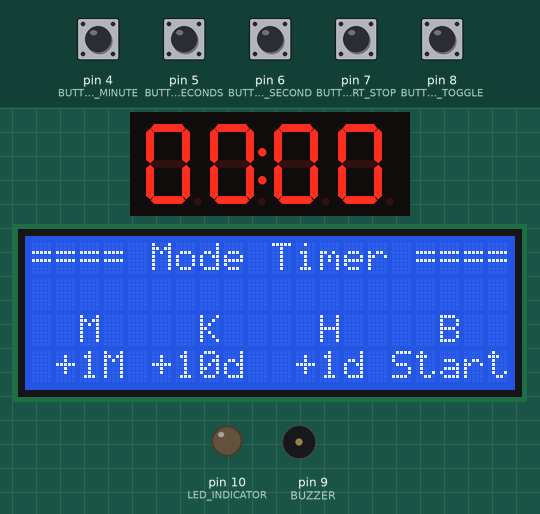
A sketch run on a simulated Arduino Uno, built with avr-gcc and run on an emulated ATmega328P. Shown: 4-digit seven-segment display, 20×4 character LCD, output pins drawn as LEDs (lit = HIGH), buzzer (waves = sounding, pin HIGH). The inputs (shaded band) are chosen by the test bench; at power-on: pin 4 (BUTTON_ADD_MINUTE), pin 5 (BUTTON_ADD_TEN_SECONDS), pin 6 (BUTTON_ADD_ONE_SECOND), pin 7 (BUTTON_START_STOP), pin 8 (BUTTON_PMDR_TOGGLE) HIGH.

Above: at 2.4 s.
2.5 s: pin 8 (BUTTON_PMDR_TOGGLE) pulled LOW for 0.15 s
At 3.1 s:
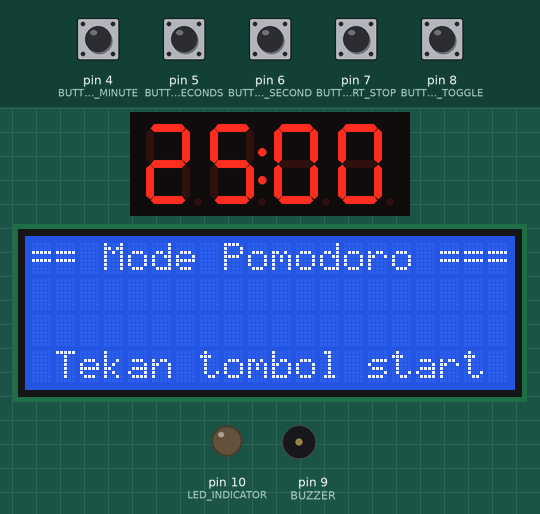
4.1 s: pin 7 (BUTTON_START_STOP) pulled LOW for 0.15 s
At 5.0 s:
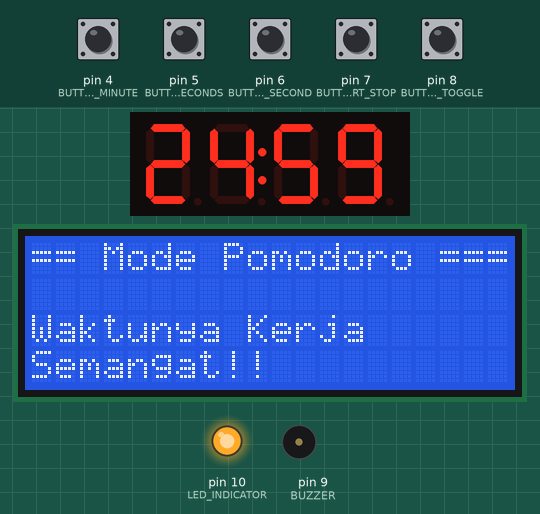
7.2 s: pin 7 (BUTTON_START_STOP) pulled LOW for 1 s
At 8.3 s:
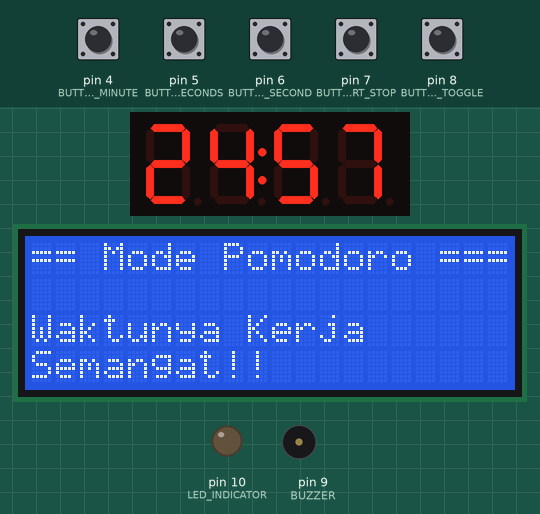
9.7 s: pin 7 (BUTTON_START_STOP) pulled LOW for 0.15 s
At 10.6 s:
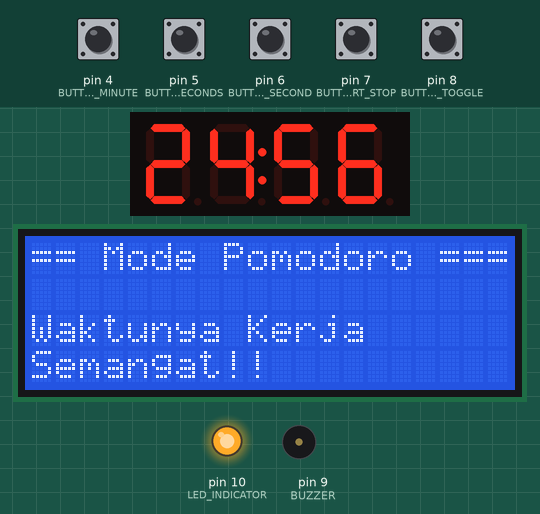
Timing chart, 0 to 12.3 s (numbered marks = the images above; inputs shaded):
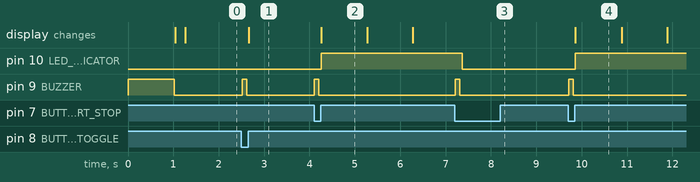

The sketch:

TimerPomodoro.ino
```cpp
#include <Arduino.h>
#include <TM1637Display.h>
#include <Wire.h>
#include <LiquidCrystal_I2C.h>

// Definisi pin I/O
#define CLK 2
#define DIO 3
#define BUTTON_ADD_MINUTE 4
#define BUTTON_ADD_TEN_SECONDS 5
#define BUTTON_ADD_ONE_SECOND 6
#define BUTTON_START_STOP 7
#define BUTTON_PMDR_TOGGLE 8
#define BUZZER 9
#define LED_INDICATOR 10

// Segment buat nampilin "dOnE"
const uint8_t SEG_DONE[] = {
  SEG_B | SEG_C | SEG_D | SEG_E | SEG_G,           // d
  SEG_A | SEG_B | SEG_C | SEG_D | SEG_E | SEG_F,   // O
  SEG_C | SEG_E | SEG_G,                           // n
  SEG_A | SEG_D | SEG_E | SEG_F | SEG_G            // E
};

// Segment buat nampilin "----"
const uint8_t SEG_DASHDASH[] = { SEG_G, SEG_G, SEG_G, SEG_G};

// Inisialisasi state awal button
bool addMinuteButtonState = false;
bool addTenSecondsButtonState = false;
bool addOneSecondButtonState = false;
bool startStopButtonState = false;
bool pmdrButtonState = false;

// Inisialisasi waktu debounce button
unsigned long lastDebounceTimeAddMinute = 0;
unsigned long lastDebounceTimeAddTenSeconds = 0;
unsigned long lastDebounceTimeAddOneSecond = 0;
unsigned long lastDebounceTimeStartStop = 0;
unsigned long lastDebounceTimePmdr = 0;

unsigned long debounceDelay = 50; // Waktu debounce button (ms)

unsigned long lastUpdateTime = 0;
unsigned long updateDelay = 1000; // Interval update (ms)

unsigned long timerSeconds = 0; // Total waktu (s)

// Inisialisasi mode default
bool pmdrMode = false;
byte pmdrWork = 0;
bool timerRunning = false;
bool timerDone = false;

// Inisialisasi 7 Segment dan LCD
TM1637Display display(CLK, DIO);
LiquidCrystal_I2C lcd(0x27, 20, 4);

void setup() {
  // Inisialisasi pin I/O
  pinMode(BUTTON_ADD_MINUTE, INPUT_PULLUP);
  pinMode(BUTTON_ADD_TEN_SECONDS, INPUT_PULLUP);
  pinMode(BUTTON_ADD_ONE_SECOND, INPUT_PULLUP);
  pinMode(BUTTON_START_STOP, INPUT_PULLUP);
  pinMode(BUTTON_PMDR_TOGGLE, INPUT_PULLUP);
  pinMode(BUZZER, OUTPUT);
  pinMode(LED_INDICATOR, OUTPUT);

  display.setBrightness(9);
  beepAndDisplay(SEG_DASHDASH, 1000, 100);

  lcd.begin(20, 4);
  lcd.backlight();
  lcd.clear();
}

void loop() {
  // Periksa state tombol dan debounce
  if (debounceButton(BUTTON_PMDR_TOGGLE, pmdrButtonState, lastDebounceTimePmdr) && !timerRunning) {
    justBeep();
    pmdrMode = !pmdrMode;
    lcd.clear();
    if (pmdrMode) {
      lcd.setCursor(0, 0);
      lcd.print("== Mode Pomodoro ===");
      lcd.setCursor(0, 3);
      lcd.print(" Tekan tombol start");
      pmdrWork = 0;
      pmdrCycleTimer();
    } else {
      timerSeconds = 0;
    }
  }

  if (!pmdrMode) {
    lcd.setCursor(0, 0);
    lcd.print("==== Mode Timer ====");
    lcd.setCursor(0, 2);
    lcd.print("  M    K    H    B");
    lcd.setCursor(0, 3);
    lcd.print(" +1M +10d  +1d Start");

    if (debounceButton(BUTTON_ADD_MINUTE, addMinuteButtonState, lastDebounceTimeAddMinute) && !timerRunning) {
      justBeep();
      if (timerSeconds <= 5939) { // Pastikan tidak melebihi 5999
        timerSeconds += 60; // Tambah waktu 1 menit
      }
    }

    if (debounceButton(BUTTON_ADD_TEN_SECONDS, addTenSecondsButtonState, lastDebounceTimeAddTenSeconds) && !timerRunning) {
      justBeep();
      if (timerSeconds <= 5989) { // Pastikan tidak melebihi 5999
        timerSeconds += 10; // Tambah waktu 10 detik
      }
    }

    if (debounceButton(BUTTON_ADD_ONE_SECOND, addOneSecondButtonState, lastDebounceTimeAddOneSecond) && !timerRunning) {
      justBeep();
      if (timerSeconds < 5999) { // Pastikan tidak melebihi 5999
        timerSeconds++; // Tambah waktu 1 detik
      }
    }

    if (debounceButton(BUTTON_START_STOP, startStopButtonState, lastDebounceTimeStartStop) && timerSeconds > 0) {
      justBeep();
      timerRunning = !timerRunning; // Mulai/stop timer
    }

  } else {
    if (debounceButton(BUTTON_START_STOP, startStopButtonState, lastDebounceTimeStartStop) && timerSeconds > 0) {
      justBeep();
      lcd.setCursor(0, 3);
      lcd.print("                    ");
      if (pmdrWork % 8 == 0) {
        lcd.setCursor(0, 2);
        lcd.print("Waktunya Istirahat");
        lcd.setCursor(0, 3);
        lcd.print("Ngopi dulu ga sih   ");
      } else if (pmdrWork % 2 == 0) {
        lcd.setCursor(0, 2);
        lcd.print("Waktunya Istirahat");
        lcd.setCursor(0, 3);
        lcd.print("Santai duluuu       ");
      } else {
        lcd.setCursor(0, 2);
        lcd.print("Waktunya Kerja");
        lcd.setCursor(0, 3);
        lcd.print("Semangat!!          ");
      }
      timerRunning = !timerRunning; // Mulai/stop timer
    }
  }

  // Indikator LED
  digitalWrite(LED_INDICATOR, timerRunning ? HIGH : LOW);

  // Update timer
  if (timerRunning && millis() - lastUpdateTime >= updateDelay) {
    lastUpdateTime = millis();
    if (timerSeconds > 0) {
      timerSeconds--; // Countdown timer
    } else {
      timerRunning = !timerRunning;;
      timerDone = !timerDone;
      if (pmdrMode) {
        beepAndDisplay(SEG_DONE, 700, 500);
        beepAndDisplay(SEG_DONE, 700, 500);
        beepAndDisplay(SEG_DONE, 700, 500);
        pmdrCycleTimer();
      } else {
        beepAndDisplay(SEG_DONE, 700, 500);
        beepAndDisplay(SEG_DONE, 700, 500);
        beepAndDisplay(SEG_DONE, 700, 500);
      }
    }
  }

  // Tampilan LCD di Mode Pomodoro
  if (timerDone && pmdrMode) {
    lcd.setCursor(0, 1);
    lcd.print("                   ");
    lcd.setCursor(0, 2);
    lcd.print("                   ");
    lcd.setCursor(0, 3);
    lcd.print(" Tekan tombol start");
    delay(1500);
    timerDone = !timerDone;
  } else {
    // Format tampilan MM:SS
    unsigned int minutes = timerSeconds / 60;
    unsigned int seconds = timerSeconds % 60;
    int displayValue = minutes * 100 + seconds;
    display.showNumberDecEx(displayValue, 0b01000000, true);
  }
}

// Fungsi untuk debounce tombol
bool debounceButton(int buttonPin, bool &buttonState, unsigned long &lastDebounceTime) {
  bool reading = digitalRead(buttonPin);
  if (reading != buttonState && millis() - lastDebounceTime > debounceDelay) {
    lastDebounceTime = millis();
    buttonState = reading;
    if (buttonState == LOW) {
      return true;
    }
  }
  return false;
}

// Fungsi untuk siklus Pomodoro
void pmdrCycleTimer() {
  pmdrWork++;
  if (pmdrWork % 8 == 0) {
    timerSeconds = 900; // Istirahat panjang (15 menit)
    pmdrWork = 0;
  } else if (pmdrWork % 2 == 0) {
    timerSeconds = 300; // Istirahat singkat (5 menit)
  } else {
    timerSeconds = 1500; // Kerja (25 menit)
  }
}

// Fungsi untuk bunyi beep dan menampilkan segment
void beepAndDisplay(const uint8_t segments[], unsigned long timeOn, unsigned long timeOff) {
  digitalWrite(BUZZER, HIGH);
  display.setSegments(segments);
  delay(timeOn);
  digitalWrite(BUZZER, LOW);
  display.clear();
  delay(timeOff);
}

// Fungsi untuk bunyi beep
void justBeep() {
  digitalWrite(BUZZER, HIGH);
  delay(100);
  digitalWrite(BUZZER, LOW);
}
```

Measured:
- after the input at 2.5 s, pin 9 (BUZZER): LOW → HIGH at once, → LOW 0.10 s later; the display: changes after 0.16 s (image 1)
- after the input at 4.1 s, pin 10 (LED_INDICATOR): LOW → HIGH after 0.16 s; pin 9 (BUZZER): LOW → HIGH at once, → LOW 0.10 s later; the display: changes after 0.16 s (image 2)
- after the input at 7.2 s, pin 10 (LED_INDICATOR): HIGH → LOW after 0.17 s; pin 9 (BUZZER): LOW → HIGH at once, → LOW 0.10 s later
- after the input at 9.7 s, pin 10 (LED_INDICATOR): LOW → HIGH after 0.16 s; pin 9 (BUZZER): LOW → HIGH at once, → LOW 0.10 s later; the display: changes after 0.16 s (image 4)
